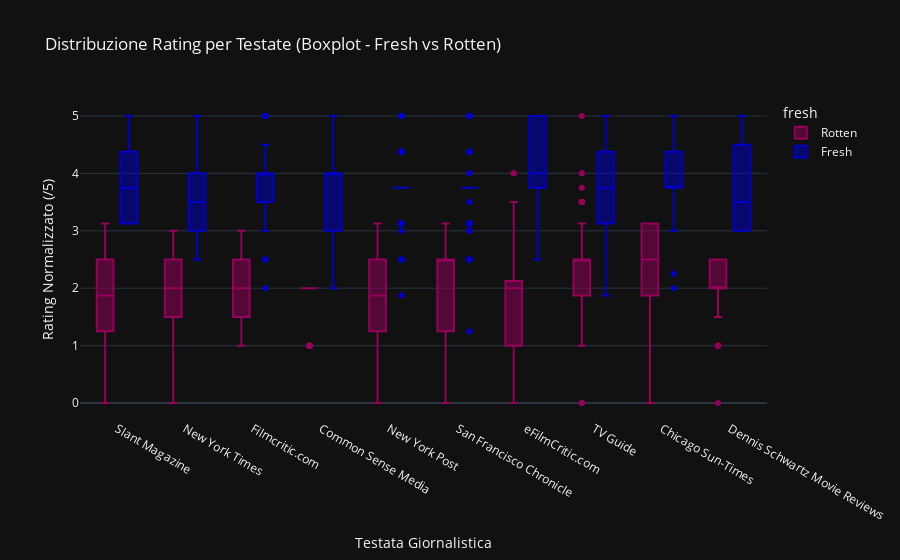

Here is the notebook cell this chart was saved with:
### Code cell
# Top 10 testate per numero di recensioni

top_outlets = df['testata'].value_counts().nlargest(10).index.tolist() #top 10 critiche(per numero di critiche)
df_top_outlets = df[df['testata'].isin(top_outlets)]

fig = px.box(
    df_top_outlets,
    x="testata", y="rating_normalized", color="fresh",
    title="Distribuzione Rating per Testate (Boxplot - Fresh vs Rotten)",
    template="plotly_dark", color_discrete_sequence=px.colors.sequential.Rainbow
)

fig.update_layout(xaxis_title="Testata Giornalistica", yaxis_title="Rating Normalizzato (/5)")
fig.show()

### Figure 1 — Plotly figure (JSON) as saved in the notebook; plotly's stock layout.template omitted (floating-point values rounded to 4 significant figures; data arrays with more than 128 entries replaced by an {"elided": "..."} marker saying what was removed)
{"data": [{"alignmentgroup": "True", "hovertemplate": "fresh=Rotten<br>testata=%{x}<br>rating_normalized=%{y}<extra></extra>", "legendgroup": "Rotten", "marker": {"color": "rgb(150,0,90)"}, "name": "Rotten", "notched": false, "offsetgroup": "Rotten", "orientation": "v", "showlegend": true, "type": "box", "x": {"elided": "5503 str values"}, "x0": " ", "xaxis": "x", "y": {"elided": "5503 float values"}, "y0": " ", "yaxis": "y"}, {"alignmentgroup": "True", "hovertemplate": "fresh=Fresh<br>testata=%{x}<br>rating_normalized=%{y}<extra></extra>", "legendgroup": "Fresh", "marker": {"color": "rgb(0,0,200)"}, "name": "Fresh", "notched": false, "offsetgroup": "Fresh", "orientation": "v", "showlegend": true, "type": "box", "x": {"elided": "6930 str values"}, "x0": " ", "xaxis": "x", "y": {"elided": "6930 float values"}, "y0": " ", "yaxis": "y"}], "layout": {"boxmode": "group", "legend": {"title": {"text": "fresh"}, "tracegroupgap": 0}, "title": {"text": "Distribuzione Rating per Testate (Boxplot - Fresh vs Rotten)"}, "xaxis": {"anchor": "y", "domain": [0, 1], "title": {"text": "Testata Giornalistica"}}, "yaxis": {"anchor": "x", "domain": [0, 1], "title": {"text": "Rating Normalizzato (/5)"}}}}
